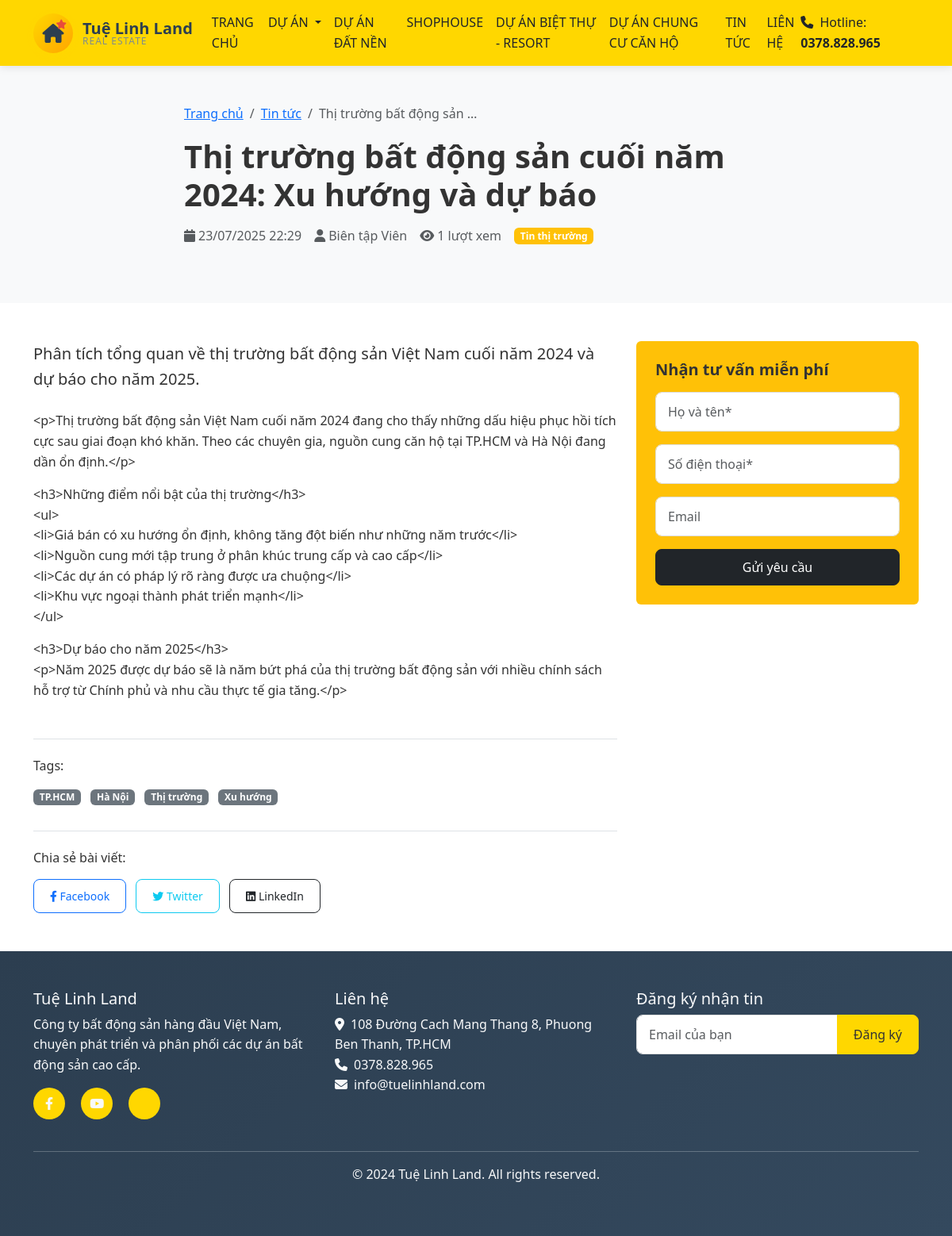
Page /tin-tuc/thi-truong-bat-dong-san-cuoi-nam-2024-xu-huong-va-du-bao/ on the committed database.
### news/models.py (models this page shows, shortened)
class News(models.Model):
    STATUS_CHOICES = [
        ('draft', 'Bản nháp'),
        ('published', 'Đã xuất bản'),
        ('archived', 'Lưu trữ'),
    ]
    title = models.CharField(max_length=200, verbose_name="Tiêu đề")
    slug = models.SlugField(unique=True, verbose_name="Slug")
    excerpt = models.TextField(max_length=300, verbose_name="Tóm tắt")
    content = models.TextField(verbose_name="Nội dung")
    featured_image = models.ImageField(
        upload_to='news/images/',
        blank=True,
        null=True,
        verbose_name="Ảnh đại diện"
    )
    category = models.ForeignKey(
        Category,
        on_delete=models.CASCADE,
        related_name='news',
        verbose_name="Danh mục"
    )
    author = models.ForeignKey(
        User,
        on_delete=models.CASCADE,
        verbose_name="Tác giả"
    )
    status = models.CharField(
        max_length=20,
        choices=STATUS_CHOICES,
        default='draft',
        verbose_name="Trạng thái"
    )
    is_featured = models.BooleanField(default=False, verbose_name="Tin nổi bật")
    views_count = models.PositiveIntegerField(default=0, verbose_name="Lượt xem")
    created_at = models.DateTimeField(auto_now_add=True, verbose_name="Ngày tạo")
    updated_at = models.DateTimeField(auto_now=True, verbose_name="Ngày cập nhật")
    published_at = models.DateTimeField(blank=True, null=True, verbose_name="Ngày xuất bản")
    class Meta:
        verbose_name = "Tin tức"
        verbose_name_plural = "Tin tức"
        ordering = ['-published_at', '-created_at']
    def save(self, *args, **kwargs):
        if not self.slug:
            self.slug = vietnamese_slugify(self.title)
        original_slug = self.slug
        counter = 1
        while News.objects.filter(slug=self.slug).exclude(pk=self.pk).exists():
            self.slug = f"{original_slug}-{counter}"
            counter += 1
        if self.status == 'published' and not self.published_at:
            self.published_at = timezone.now()
        super().save(*args, **kwargs)

class Category(models.Model):
    name = models.CharField(max_length=100, verbose_name="Tên danh mục")
    slug = models.SlugField(unique=True, verbose_name="Slug")
    description = models.TextField(blank=True, verbose_name="Mô tả")
    created_at = models.DateTimeField(auto_now_add=True)
    class Meta:
        verbose_name = "Danh mục"
        verbose_name_plural = "Danh mục"
        ordering = ['name']

class NewsTag(models.Model):
    name = models.CharField(max_length=50, unique=True, verbose_name="Tên tag")
    slug = models.SlugField(unique=True, verbose_name="Slug")
    class Meta:
        verbose_name = "Tag"
        verbose_name_plural = "Tags"

### news/views.py (the view)
# urls.py: re_path(r'^(?P<slug>[-\w]+)/$', views.news_detail, name='detail'),
def news_detail(request, slug):
    news = get_object_or_404(News, slug=slug, status='published')
    news.views_count += 1
    news.save(update_fields=['views_count'])
    related_news = News.objects.filter(
        status='published',
        category=news.category
    ).exclude(id=news.id)[:4]
    tags = NewsTag.objects.filter(newstagrelation__news=news)
    context = {
        'news': news,
        'related_news': related_news,
        'tags': tags,
    }
    return render(request, 'news/news_detail.html', context)

### templates/news/news_detail.html (shortened to what this page needs)
{% extends 'base.html' %}
{% load static %}
{% block content %}
<section class="article-header py-5 bg-light">
    <div class="container">
        <div class="row">
            <div class="col-lg-8 mx-auto">
                <nav aria-label="breadcrumb">
                    <ol class="breadcrumb">
                        <li class="breadcrumb-item"><a href="{% url 'frontend:home' %}">Trang chủ</a></li>
                        <li class="breadcrumb-item"><a href="{% url 'news:list' %}">Tin tức</a></li>
                        <li class="breadcrumb-item active">{{ news.title|truncatewords:5 }}</li>
                    </ol>
                </nav>
                <h1 class="fw-bold mb-3">{{ news.title }}</h1>
                <div class="article-meta d-flex flex-wrap align-items-center text-muted mb-4">
                    <span class="me-3">
                        <i class="fas fa-calendar me-1"></i>{{ news.published_at|date:"d/m/Y H:i" }}
                    </span>
                    <span class="me-3">
                        <i class="fas fa-user me-1"></i>{{ news.author.get_full_name|default:news.author.username }}
                    </span>
                    <span class="me-3">
                        <i class="fas fa-eye me-1"></i>{{ news.views_count }} lượt xem
                    </span>
                    <span class="badge bg-warning">{{ news.category.name }}</span>
                </div>
            </div>
        </div>
    </div>
</section>
<section class="article-content py-5">
    <div class="container">
        <div class="row">
            <div class="col-lg-8">
                <div class="article-body">
                    <div class="lead mb-4">{{ news.excerpt }}</div>
                    <div class="content">{{ news.content|linebreaks }}</div>
                </div>
                {% if tags %}
                <div class="article-tags mt-5 pt-4 border-top">
                    <h6 class="mb-3">Tags:</h6>
                    {% for tag in tags %}
                    <span class="badge bg-secondary me-2 mb-2">{{ tag.name }}</span>
                    {% endfor %}
                </div>
                {% endif %}
                <div class="article-share mt-4 pt-4 border-top">
                    <h6 class="mb-3">Chia sẻ bài viết:</h6>
                    <div class="share-buttons">
                        <a href="https://www.facebook.com/sharer/sharer.php?u={{ request.build_absolute_uri }}"
                           class="btn btn-outline-primary btn-sm me-2" target="_blank">
                            <i class="fab fa-facebook-f"></i> Facebook
                        </a>
                        <a href="https://twitter.com/intent/tweet?url={{ request.build_absolute_uri }}&text={{ news.title }}"
                           class="btn btn-outline-info btn-sm me-2" target="_blank">
                            <i class="fab fa-twitter"></i> Twitter
                        </a>
                        <a href="https://www.linkedin.com/sharing/share-offsite/?url={{ request.build_absolute_uri }}"
                           class="btn btn-outline-dark btn-sm me-2" target="_blank">
                            <i class="fab fa-linkedin"></i> LinkedIn
                        </a>
                    </div>
                </div>
            </div>
            <div class="col-lg-4">
                <div class="sidebar">
                    <div class="contact-form-sidebar bg-warning p-4 rounded">
                        <h5 class="fw-bold mb-3">Nhận tư vấn miễn phí</h5>
                        <form id="sidebarContactForm">
                            <div class="mb-3">
                                <input type="text" name="name" class="form-control" placeholder="Họ và tên*" required>
                            </div>
                            <div class="mb-3">
                                <input type="tel" name="phone" class="form-control" placeholder="Số điện thoại*" required>
                            </div>
                            <div class="mb-3">
                                <input type="email" name="email" class="form-control" placeholder="Email">
                            </div>
                            <button type="submit" class="btn btn-dark w-100">Gửi yêu cầu</button>
                        </form>
                    </div>
                </div>
            </div>
        </div>
    </div>
</section>
{% endblock %}

### templates/base.html (shortened to what this page needs)
<!DOCTYPE html>
<html lang="vi">
<head>
    {% load static %}
    <link href="https://cdn.jsdelivr.net/npm/bootstrap@5.3.0/dist/css/bootstrap.min.css" rel="stylesheet">
    <link rel="stylesheet" href="https://cdnjs.cloudflare.com/ajax/libs/font-awesome/6.4.0/css/all.min.css">
    <link rel="stylesheet" href="{% static 'css/style.css' %}">
    <link rel="stylesheet" href="{% static 'css/logo.css' %}">
    <link rel="stylesheet" href="{% static 'css/background.css' %}">
    <link rel="stylesheet" href="{% static 'css/search-panel.css' %}">
</head>
<body class="{% block body_class %}{% endblock %}">
    <header class="header">
        <nav class="navbar navbar-expand-lg navbar-light" style="background-color: #FFD700;">
            <div class="container">
                <a class="navbar-brand tuelinh-logo" href="{% url 'frontend:home' %}">
                    <div class="logo-icon-container">
                        <i class="fas fa-home logo-main-icon"></i>
                        <i class="fas fa-star logo-accent"></i>
                    </div>
                    <div class="logo-text">
                        <span class="logo-main-text">Tuệ Linh Land</span>
                        <span class="logo-sub-text">REAL ESTATE</span>
                    </div>
                </a>
                <div class="collapse navbar-collapse" id="navbarNav">
                    <ul class="navbar-nav me-auto">
                        <li class="nav-item">
                            <a class="nav-link text-dark fw-medium" href="{% url 'frontend:home' %}">TRANG CHỦ</a>
                        </li>
                        <li class="nav-item dropdown">
                            <a class="nav-link dropdown-toggle text-dark fw-medium" href="#" id="duAnDropdown" role="button" data-bs-toggle="dropdown">
                                DỰ ÁN
                            </a>
                        </li>
                        <li class="nav-item">
                            <a class="nav-link text-dark fw-medium" href="#">DỰ ÁN ĐẤT NỀN</a>
                        </li>
                        <li class="nav-item">
                            <a class="nav-link text-dark fw-medium" href="#">SHOPHOUSE</a>
                        </li>
                        <li class="nav-item">
                            <a class="nav-link text-dark fw-medium" href="#">DỰ ÁN BIỆT THỰ - RESORT</a>
                        </li>
                        <li class="nav-item">
                            <a class="nav-link text-dark fw-medium" href="#">DỰ ÁN CHUNG CƯ CĂN HỘ</a>
                        </li>
                        <li class="nav-item">
                            <a class="nav-link text-dark fw-medium" href="{% url 'news:list' %}">TIN TỨC</a>
                        </li>
                        <li class="nav-item">
                            <a class="nav-link text-dark fw-medium" href="{% url 'frontend:contact' %}">LIÊN HỆ</a>
                        </li>
                    </ul>
                    <div class="d-flex align-items-center">
                        <span class="text-dark me-3">
                            <i class="fas fa-phone me-1"></i>
                            Hotline: <strong>0378.828.965</strong>
                        </span>
                    </div>
                </div>
            </div>
        </nav>
    </header>
    <main>
        {% block content %}{% endblock %}
    </main>
    <footer class="bg-dark text-light py-5">
        <div class="container">
            <div class="row">
                <div class="col-lg-4 mb-4">
                    <h5>Tuệ Linh Land</h5>
                    <p>Công ty bất động sản hàng đầu Việt Nam, chuyên phát triển và phân phối các dự án bất động sản cao cấp.</p>
                    <div class="social-links">
                        <a href="#" class="text-light me-3"><i class="fab fa-facebook-f"></i></a>
                        <a href="#" class="text-light me-3"><i class="fab fa-youtube"></i></a>
                        <a href="#" class="text-light me-3"></a>
                    </div>
                </div>
                <div class="col-lg-4 mb-4">
                    <h5>Liên hệ</h5>
                    <ul class="list-unstyled">
                        <li><i class="fas fa-map-marker-alt me-2"></i>108 Đường Cach Mang Thang 8, Phuong Ben Thanh, TP.HCM</li>
                        <li><i class="fas fa-phone me-2"></i>0378.828.965</li>
                        <li><i class="fas fa-envelope me-2"></i>info@tuelinhland.com</li>
                    </ul>
                </div>
                <div class="col-lg-4 mb-4">
                    <h5>Đăng ký nhận tin</h5>
                    <form id="newsletterForm">
                        <div class="input-group">
                            <input type="email" class="form-control" placeholder="Email của bạn" required>
                            <button class="btn btn-warning" type="submit">Đăng ký</button>
                        </div>
                    </form>
                </div>
            </div>
            <hr>
            <div class="text-center">
                <p>&copy; 2024 Tuệ Linh Land. All rights reserved.</p>
            </div>
        </div>
    </footer>
</body>
</html>

### static/css/style.css (style rules this page uses)
:root { --primary-color: #FFD700; --secondary-color: #333; --accent-color: #007bff; --text-color: #333; --light-bg: #f8f9fa; }
body { font-family: 'Segoe UI', Tahoma, Geneva, Verdana, sans-serif; line-height: 1.6; color: var(--text-color); }
.header { box-shadow: 0 2px 10px rgba(0,0,0,0.1); position: sticky; top: 0; z-index: 1000; }
.form-control { border-radius: 8px; border: 1px solid #ddd; padding: 12px 15px; transition: border-color 0.3s ease, box-shadow 0.3s ease; }
.btn { border-radius: 8px; padding: 10px 20px; font-weight: 500; transition: all 0.3s ease; }
.btn-warning { background-color: var(--primary-color); border-color: var(--primary-color); color: var(--secondary-color); }
footer { background: linear-gradient(135deg, #2c3e50 0%, #34495e 100%); }
.social-links a { display: inline-block; width: 40px; height: 40px; line-height: 40px; text-align: center; border-radius: 50%; background-color: var(--primary-color); color: var(--secondary-color); transition: transform 0.3s ease; }
html { scroll-behavior: smooth; }

### static/css/logo.css (style rules this page uses)
.tuelinh-logo { display: flex; align-items: center; text-decoration: none; }
.logo-icon-container { position: relative; width: 50px; height: 50px; background: linear-gradient(135deg, #FFD700, #FFA500); border-radius: 50%; display: flex; align-items: center; justify-content: center; margin-right: 12px; box-shadow: 0 3px 10px rgba(255, 215, 0, 0.3); transition: transform 0.3s ease; }
.logo-main-icon { font-size: 24px; color: #2c3e50; position: relative; z-index: 2; }
.logo-accent { position: absolute; top: 8px; right: 8px; font-size: 12px; color: #e74c3c; z-index: 3; }
.logo-text { display: flex; flex-direction: column; line-height: 1; }
.logo-main-text { font-size: 20px; font-weight: 700; color: #2c3e50; margin: 0; }
.logo-sub-text { font-size: 12px; color: #7f8c8d; margin: 0; letter-spacing: 1px; }

### rows in the picture
News: title "Thị trường bất động sản …", title "Thị trường bất động sản cuối năm 2024: Xu hướng và dự báo", published_at "23/07/2025 22:29", author.get_full_name "Biên tập Viên", views_count "1", category.name "Tin thị trường", excerpt "Phân tích tổng quan về thị trường bất động sản Việt Nam cuối năm 2024 và dự báo cho năm 2025.", content "<p>Thị trường bất động sản Việt Nam cuối năm 2024 đang cho thấy những dấu hiệu phục hồi tích cực sau giai đoạn khó khăn. Theo các chuyên gia, nguồn cung căn hộ tại TP.HCM và Hà Nội đang dần ổn định.</p> <h3>Những điểm nổi bật của thị trường</h3> <ul> <li>Giá bán có xu hướng ổn định, không tăng đột biến như những năm trước</li> <li>Nguồn cung mới tập trung ở phân khúc trung cấp và cao cấp</li> <li>Các dự án có pháp lý rõ ràng được ưa chuộng</li> <li>Khu vực ngoại thành phát triển mạnh</li> </ul> <h3>Dự báo cho năm 2025</h3> <p>Năm 2025 được dự báo sẽ là năm bứt phá của thị trường bất động sản với nhiều chính sách hỗ trợ từ Chính phủ và nhu cầu thực tế gia tăng.</p>"
NewsTag: name "TP.HCM"
NewsTag: name "Hà Nội"
NewsTag: name "Thị trường"
NewsTag: name "Xu hướng"
